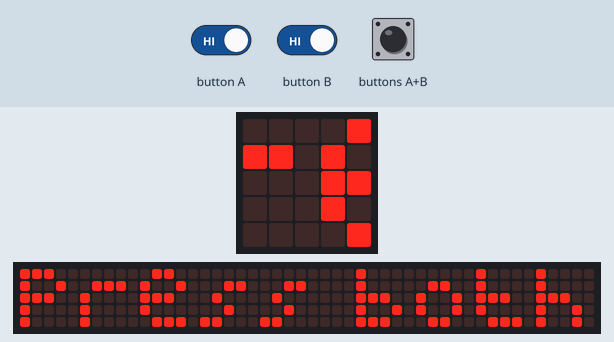
Simulated run of this program. Board: BBC micro:bit running MicroPython. Parts: the board's 5×5 LED display, a strip that is not on the board, showing the scrolling text unrolled. The test bench sets the inputs (shaded band). Random numbers come from a fixed seed; the 48×5 strip is a reading aid, not a part: it shows the text the display is scrolling, unrolled, one strip-width of it at a time.

Above: at 19.9 s.
20.0 s: button A driven LOW and button B driven LOW
At 38.22 s:
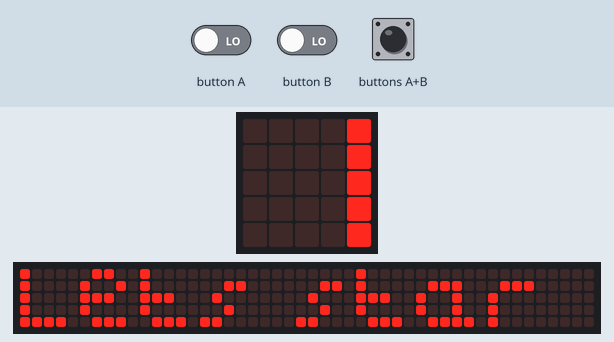
40.1 s: button A released
At 47.7 s:
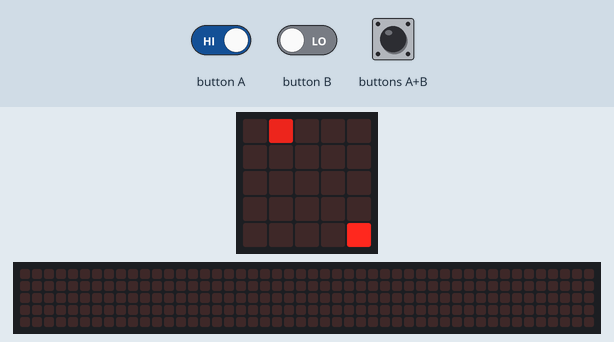
48.4 s: buttons A+B pressed for 3.2 s
At 52.9 s:
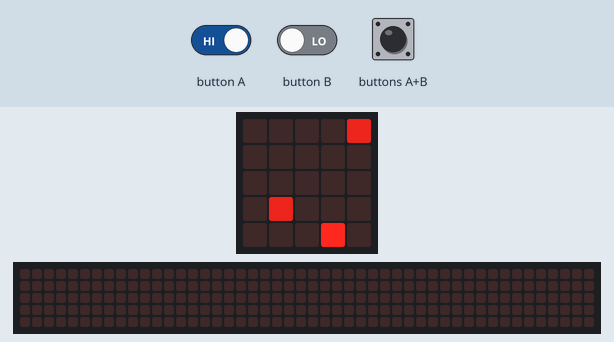
53.1 s: buttons A+B pressed for 0.15 s
At 53.25 s:
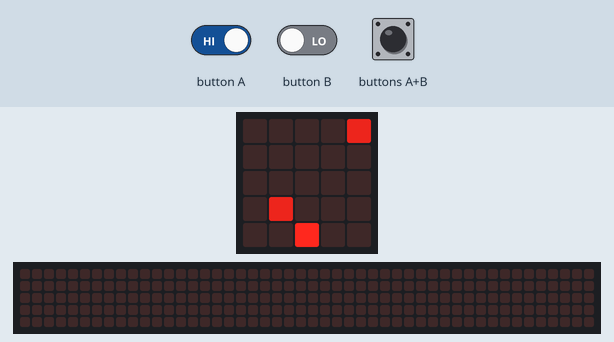

Measured:
- what the display in image 2 shows lasts 1.0 s, from 47.0 s to 48.0 s

The program:

microbit.py
```python
from microbit import *
import random

display.scroll("Hello, lets play catch!")
display.show(Image.HAPPY)
sleep(2000)
display.scroll("Press both buttons to start")

while True:
    if button_a.is_pressed() and button_b.is_pressed():
        break

display.scroll("Lets start!")

playfield = [
    [0,0,0,0,0],
    [0,0,0,0,0],
    [0,0,0,0,0],
    [0,0,0,0,0],
    [0,0,0,0,0],
    ]

xpos = 2
ypos = len(playfield) - 1
playerBrightness = 9
pixBrightness = 7
alternator = 0
update = 0
pixxList = [] #Same indexes in pixxList and pixyList will
pixyList = [] #correspond to each items coordinates

#allocates falling items to their next positions
def fall(pixxList, pixyList):
    for i in range (len(pixyList)):
        pixyList[i] = pixyList[i] + 1
        #if the item is caught
        if pixyList[i] == ypos and pixxList[i] == xpos:
            display.set_pixel(pixxList[i], pixyList[i]-1 , 0)
            pixyList.pop(i)
            pixxList.pop(i)
            break
        #if item is not caught
        elif pixyList[i] == ypos and pixxList[i] != xpos:
            return False
    return True

#draws falling items in their new positions
def draw(pixxList, pixyList):
    for i in range (len(pixyList)):
        display.set_pixel(pixxList[i], pixyList[i], pixBrightness)
        if pixyList[i] > 0:
            display.set_pixel(pixxList[i], pixyList[i]-1 , 0)

#create a new falling item
def createPix(pixxList, pixyList):
    pix = random.randint(0, len(playfield[0])-1)
    pixxList.append(pix)
    pixyList.append(0)

display.set_pixel(xpos, ypos, playerBrightness)

while True:
    if button_a.is_pressed():
        if xpos > 0:
            xpos -= 1
            display.set_pixel(xpos, ypos, playerBrightness)
            display.set_pixel(xpos+1, ypos, 0)
            sleep(200)
    if button_b.is_pressed():
        if xpos < 4:
            xpos +=1
            display.set_pixel(xpos, ypos, playerBrightness)
            display.set_pixel(xpos-1, ypos, 0)
            sleep(200)
    if update % 5 == 0:
        if fall(pixxList, pixyList):
            if alternator % 3 == 0:
                createPix(pixxList, pixyList)
            alternator += 1
            draw(pixxList, pixyList)
        else:
            break
    sleep(200)
    update += 1

display.scroll("Game Over")
```
